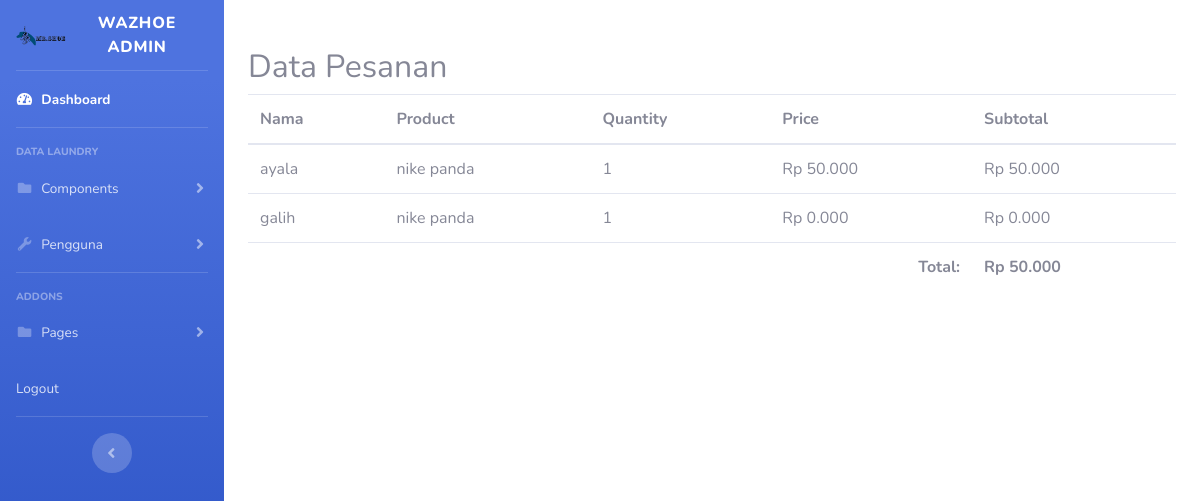
Screenshot of /Admin/routes/pesanan.php with the database file from the repository.
### tables this page shows
CREATE TABLE `pemesanan` (
  `id` int(11) NOT NULL,
  `nama` varchar(155) NOT NULL,
  `email` varchar(155) NOT NULL,
  `kategori` varchar(55) NOT NULL,
  `brand` varchar(55) NOT NULL,
  `quantity` int(11) NOT NULL,
  `Alamat` text NOT NULL,
  `keterangan` varchar(50) NOT NULL
);

CREATE TABLE `kategori` (
  `id_kategori` int(11) NOT NULL,
  `jenis` varchar(25) NOT NULL,
  `jenis_khusus` varchar(25) NOT NULL,
  `keterangan` text NOT NULL,
  `image` varchar(64) NOT NULL,
  `Harga` double(10,6) NOT NULL
);

### Admin/routes/pesanan.php (called while the page is built)
<?php
include '../views/header.php';
include '../views/data_pesanan.php';
?>

### Admin/views/data_pesanan.php (the view, shortened to what this page needs)
<?php
require_once '../../database/functions.php';
$data = [];
$sql = "SELECT pemesanan.*, kategori.Harga AS kategori_harga
        FROM pemesanan
        LEFT JOIN kategori ON pemesanan.kategori = kategori.id_kategori";
$getData = mysqli_query($db, $sql);
if ($getData) {
    while ($row = mysqli_fetch_assoc($getData)) {
        $data[] = $row;
    }
} else {
    echo "Error: " . mysqli_error($db);
}
$query_total = "SELECT SUM(kategori.Harga * pemesanan.quantity) AS total_harga
                FROM pemesanan
                LEFT JOIN kategori ON pemesanan.kategori = kategori.id_kategori";
$result_total = mysqli_query($db, $query_total);
$row_total = mysqli_fetch_assoc($result_total);
$totalHargaFromQuery = $row_total['total_harga'];
?>
<div class="container mt-5">
    <h2>Data Pesanan</h2>
    <table class="table">
        <thead>
            <tr>
                <th scope="col">Nama</th>
                <th scope="col">Product</th>
                <th scope="col">Quantity</th>
                <th scope="col">Price</th>
                <th scope="col">Subtotal</th>
            </tr>
        </thead>
        <tbody>
            <?php foreach ($data as $row): ?>
                <tr>
                    <td><?= $row['nama'] ?></td>
                    <td><?= $row['brand'] ?></td>
                    <td><?= $row['quantity'] ?></td>
                    <td>Rp <?= number_format($row['kategori_harga']) ?>.000</td>
                    <td>Rp <?= number_format($row['kategori_harga'] * $row['quantity']) ?>.000</td>
                </tr>
            <?php endforeach; ?>
        </tbody>
        <tfoot>
            <tr>
                <th colspan="4" class="text-right">Total:</th>
                <th>Rp <?= number_format($totalHargaFromQuery) ?>.000</th>
            </tr>
        </tfoot>
    </table>
</div>

### rows the page displays
pemesanan: nama "ayala", brand "nike panda", quantity "1", kategori.Harga "50", $row['kategori_harga']*$row['quantity'] "50"
pemesanan: nama "galih", brand "nike panda", quantity "1", kategori_harga "0", quantity "0"

### other values shown
$totalHargaFromQuery "50"
